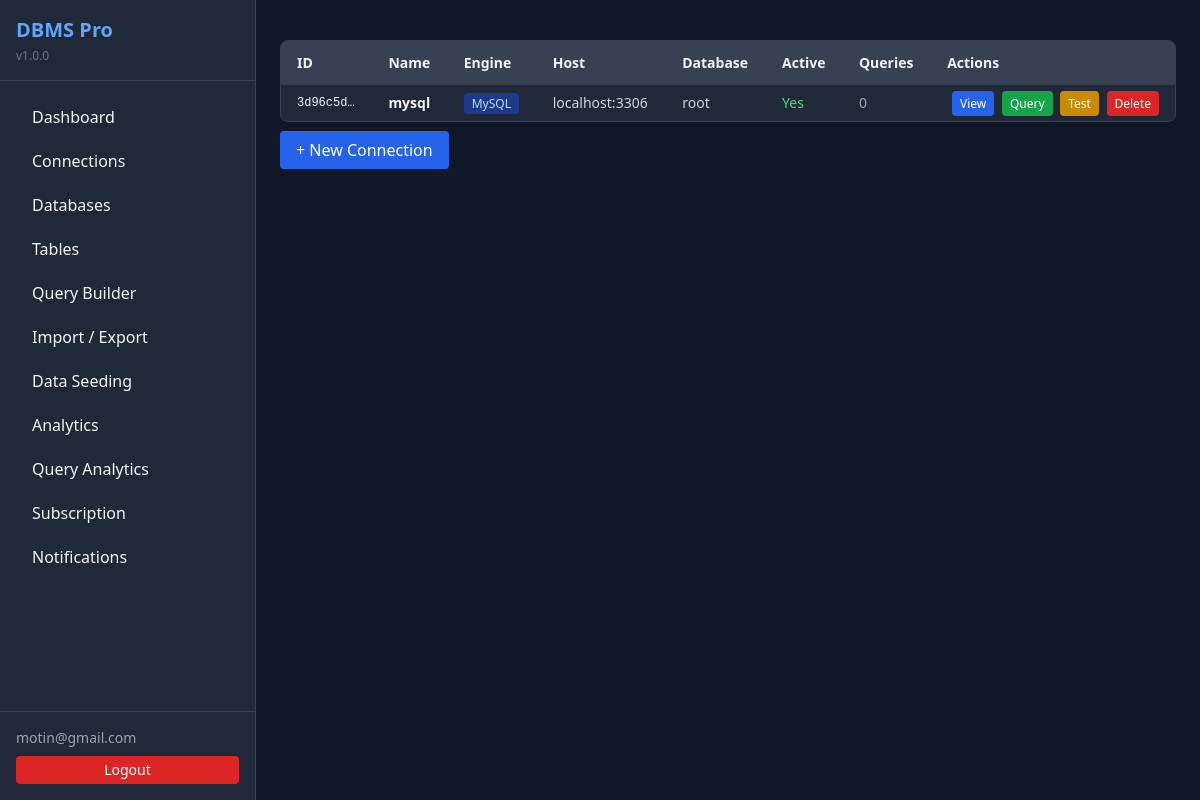
Before: /connections/ (signed in) with the older database file.
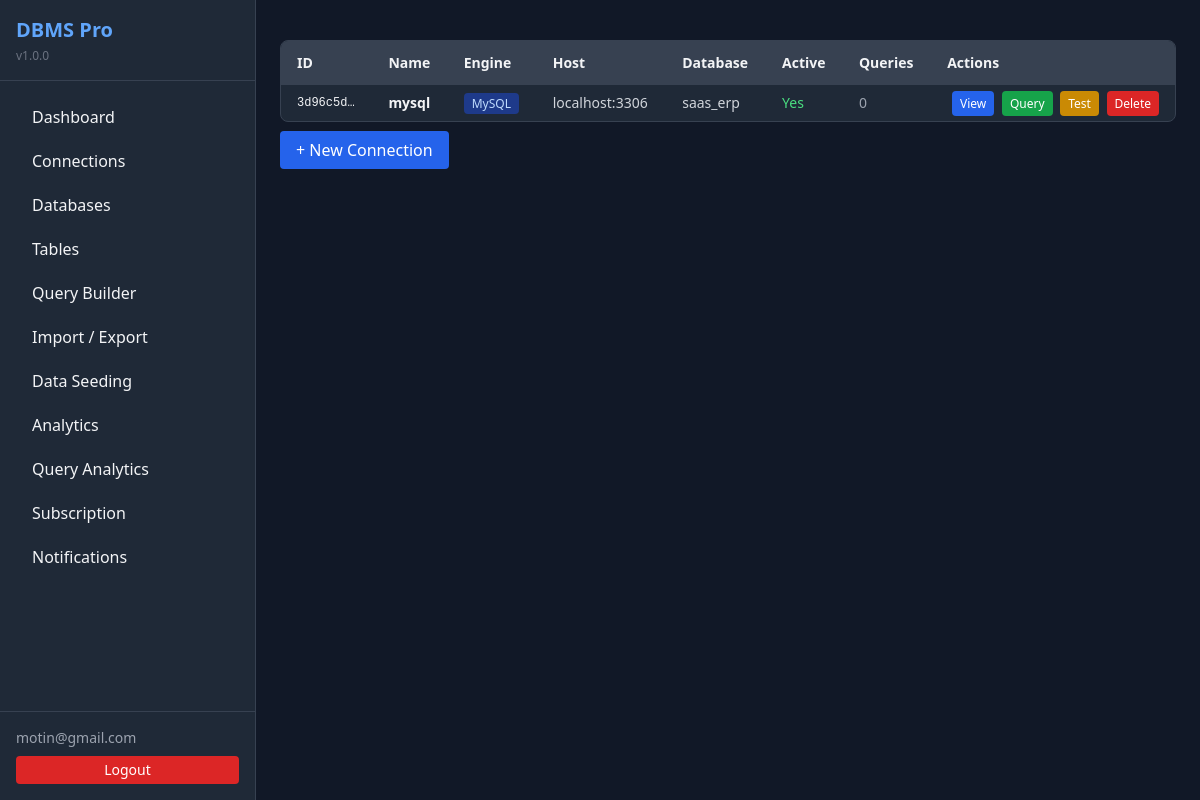
After: the same page with the newer database file.
### apps/users/models.py (models this page shows, shortened)
class User(AbstractUser):
    USER_ROLE_CHOICES = [
        ("superuser", _("Super User")),
        ("admin", _("Admin")),
        ("developer", _("Developer")),
        ("analyst", _("Analyst")),
        ("readonly", _("Read Only")),
    ]
    id = models.UUIDField(primary_key=True, default=uuid.uuid4, editable=False)
    email = models.EmailField(_("email address"), unique=True)
    role = models.CharField(max_length=20, choices=USER_ROLE_CHOICES, default="developer")
    phone = models.CharField(max_length=20, blank=True, null=True)
    company = models.CharField(max_length=100, blank=True, null=True)
    avatar = models.ImageField(upload_to="avatars/", blank=True, null=True)
    email_verified = models.BooleanField(default=False)
    two_factor_enabled = models.BooleanField(default=False)
    login_attempts = models.IntegerField(default=0)
    locked_until = models.DateTimeField(blank=True, null=True)
    last_login_ip = models.GenericIPAddressField(blank=True, null=True)
    preferences = models.JSONField(default=dict, blank=True)
    created_at = models.DateTimeField(auto_now_add=True)
    updated_at = models.DateTimeField(auto_now=True)
    USERNAME_FIELD = "email"
    REQUIRED_FIELDS = ["username"]
    class Meta:
        verbose_name = _("User")
        verbose_name_plural = _("Users")
        ordering = ["-created_at"]

### apps/connections/models.py (models this page shows, shortened)
class DatabaseConnection(models.Model):
    ENGINE_CHOICES = [
        ("mysql", _("MySQL")), ("postgresql", _("PostgreSQL")),
        ("oracle", _("Oracle")), ("mongodb", _("MongoDB")),
        ("sqlite", _("SQLite")), ("sqlserver", _("SQL Server")),
        ("mariadb", _("MariaDB")), ("cockroachdb", _("CockroachDB")),
    ]
    id = models.UUIDField(primary_key=True, default=uuid.uuid4, editable=False)
    user = models.ForeignKey("users.User", on_delete=models.CASCADE, related_name="connections")
    name = models.CharField(max_length=255)
    engine = models.CharField(max_length=30, choices=ENGINE_CHOICES)
    host = models.CharField(max_length=255, default="localhost")
    port = models.IntegerField(default=3306)
    dbname = models.CharField(max_length=255)
    username = models.CharField(max_length=255, blank=True)
    password = models.TextField(blank=True, help_text=_("Encrypted database password"))
    options = models.JSONField(default=dict, blank=True)
    query_count = models.IntegerField(default=0)
    is_active = models.BooleanField(default=True)
    last_connected = models.DateTimeField(null=True, blank=True)
    created_at = models.DateTimeField(auto_now_add=True)
    updated_at = models.DateTimeField(auto_now=True)
    class Meta:
        ordering = ["-created_at"]
        unique_together = ["user", "name"]

### apps/connections/views.py (the view)
# urls.py: path("", views.ConnectionListView.as_view(), name="list"),
class ConnectionListView(LoginRequiredMixin, ListView):
    model = DatabaseConnection
    template_name = "connections/connection_list.html"
    context_object_name = "connections"
    paginate_by = 20
    def get_queryset(self):
        return DatabaseConnection.objects.filter(user=self.request.user)

### apps/core/context_processors.py (called while the page is built)
def dbms_settings(request):
    return {
        "DBMS_NAME": getattr(settings, "DBMS_NAME", "DBMS Pro"),
        "DBMS_VERSION": getattr(settings, "DBMS_VERSION", "1.0.0"),
        "DBMS_DESCRIPTION": getattr(settings, "DBMS_DESCRIPTION", "Professional Database Management System"),
    }

def user_connections(request):
    if request.user.is_authenticated:
        conns = DatabaseConnection.objects.filter(user=request.user, is_active=True)
    else:
        conns = DatabaseConnection.objects.none()
    return {"user_connections": conns}

### apps/subscription/context_processors.py (called while the page is built)
def user_subscription(request):
    from apps.subscription.models import Subscription
    if request.user.is_authenticated:
        try:
            sub = request.user.subscription
        except Subscription.DoesNotExist:
            sub = None
    else:
        sub = None
    return {"user_subscription": sub}

### templates/connections/connection_list.html (shortened to what this page needs)
{% extends "base.html" %}
{% block content %}
<div class="p-6">
<div class="overflow-x-auto bg-gray-800 rounded-lg border border-gray-700">
<table class="w-full text-sm">
    <thead class="bg-gray-700">
    <tr>
        <th class="px-4 py-3 text-left">ID</th><th class="px-4 py-3 text-left">Name</th><th class="px-4 py-3 text-left">Engine</th><th class="px-4 py-3 text-left">Host</th><th class="px-4 py-3 text-left">Database</th>
        <th class="px-4 py-3 text-left">Active</th><th class="px-4 py-3 text-left">Queries</th><th class="px-4 py-3 text-left">Actions</th>
    </tr>
    </thead>
    <tbody class="divide-y divide-gray-700">
    {% for c in connections %}
    <tr class="hover:bg-gray-700">
        <td class="px-4 py-2 font-mono text-xs">{{ c.id|truncatechars:8 }}</td>
        <td class="px-4 py-2 font-semibold">{{ c.name }}</td>
        <td class="px-4 py-2"><span class="bg-blue-900 text-blue-200 px-2 py-0.5 rounded text-xs">{{ c.get_engine_display }}</span></td>
        <td class="px-4 py-2 text-gray-300">{{ c.host }}:{{ c.port }}</td>
        <td class="px-4 py-2 text-gray-300">{{ c.dbname }}</td>
        <td class="px-4 py-2">{% if c.is_active %}<span class="text-green-400">Yes</span>{% else %}<span class="text-red-400">No</span>{% endif %}</td>
        <td class="px-4 py-2 text-gray-400">{{ c.query_count }}</td>
        <td class="px-4 py-2 text-right space-x-1">
            <a href="{% url 'connections:detail' c.pk %}" class="bg-blue-600 hover:bg-blue-500 text-white px-2 py-1 rounded text-xs">View</a>
            <a href="{% url 'connections:execute' c.pk %}" class="bg-green-600 hover:bg-green-500 text-white px-2 py-1 rounded text-xs">Query</a>
            <a href="{% url 'connections:test' c.pk %}" class="bg-yellow-600 hover:bg-yellow-500 text-white px-2 py-1 rounded text-xs">Test</a>
            <a href="{% url 'connections:delete' c.pk %}" class="bg-red-600 hover:bg-red-500 text-white px-2 py-1 rounded text-xs">Delete</a>
        </td>
    </tr>
    {% empty %}
    <tr><td colspan="8" class="px-4 py-8 text-center text-gray-500">No connections yet. Create your first one!</td></tr>
    {% endfor %}
    </tbody>
</table>
</div>
<div class="mt-4"><a href="{% url 'connections:create' %}" class="bg-blue-600 hover:bg-blue-500 text-white px-4 py-2 rounded">+ New Connection</a></div>
</div>
{% endblock %}

### templates/base.html (shortened to what this page needs)
<!DOCTYPE html>
<html lang="en">
<head>
<script src="https://cdn.tailwindcss.com"></script>
</head>
<body class="bg-gray-900 text-gray-100 min-h-screen font-sans">
<div class="flex min-h-screen">
<aside class="w-64 bg-gray-800 border-r border-gray-700 flex flex-col">
    <div class="p-4 border-b border-gray-700">
        <h1 class="text-xl font-bold text-blue-400">DBMS Pro</h1>
        <p class="text-xs text-gray-500 mt-1">v{{ DBMS_VERSION }}</p>
    </div>
    <nav class="flex-1 p-4 space-y-1 overflow-y-auto">
        <a href="{% url 'dashboard:index' %}" class="nav-link block px-4 py-2 rounded hover:bg-gray-700 {% if request.resolver_match.url_name == 'index' %}bg-gray-700{% endif %}">Dashboard</a>
        {% if user.is_authenticated %}
        <a href="{% url 'connections:list' %}" class="nav-link block px-4 py-2 rounded hover:bg-gray-700">Connections</a>
        <a href="{% url 'databases:list' %}" class="nav-link block px-4 py-2 rounded hover:bg-gray-700">Databases</a>
        <a href="{% url 'tables:tables' %}" class="nav-link block px-4 py-2 rounded hover:bg-gray-700">Tables</a>
        <a href="{% url 'query_builder:index' %}" class="nav-link block px-4 py-2 rounded hover:bg-gray-700">Query Builder</a>
        <a href="{% url 'import_export:dashboard' %}" class="nav-link block px-4 py-2 rounded hover:bg-gray-700">Import / Export</a>
        <a href="{% url 'seeding:dashboard' %}" class="nav-link block px-4 py-2 rounded hover:bg-gray-700">Data Seeding</a>
        <a href="{% url 'analytics:dashboard' %}" class="nav-link block px-4 py-2 rounded hover:bg-gray-700">Analytics</a>
        <a href="{% url 'query_analytics:dashboard' %}" class="nav-link block px-4 py-2 rounded hover:bg-gray-700">Query Analytics</a>
        <a href="{% url 'subscription:dashboard' %}" class="nav-link block px-4 py-2 rounded hover:bg-gray-700">Subscription</a>
        <a href="{% url 'notifications:list' %}" class="nav-link block px-4 py-2 rounded hover:bg-gray-700">Notifications</a>
        {% endif %}
    </nav>
    <div class="p-4 border-t border-gray-700 space-y-2">
        {% if user.is_authenticated %}
        <div class="text-sm text-gray-400">{{ user.email }}</div>
        <a href="{% url 'users:logout' %}" class="block text-center bg-red-600 hover:bg-red-500 text-white py-1 rounded text-sm">Logout</a>
        {% else %}
        <a href="{% url 'users:login' %}" class="block text-center bg-blue-600 hover:bg-blue-500 text-white py-1 rounded text-sm">Sign In</a>
        <a href="{% url 'users:signup' %}" class="block text-center bg-gray-700 hover:bg-gray-600 text-white py-1 rounded text-sm">Sign Up</a>
        {% endif %}
    </div>
</aside>
<main class="flex-1 overflow-y-auto">
    {% block content %}{% endblock %}
</main>
</div>
</body>
</html>

Changed rows visible on the page:
changed DatabaseConnection "mysql": dbname "root" → "saas_erp"
